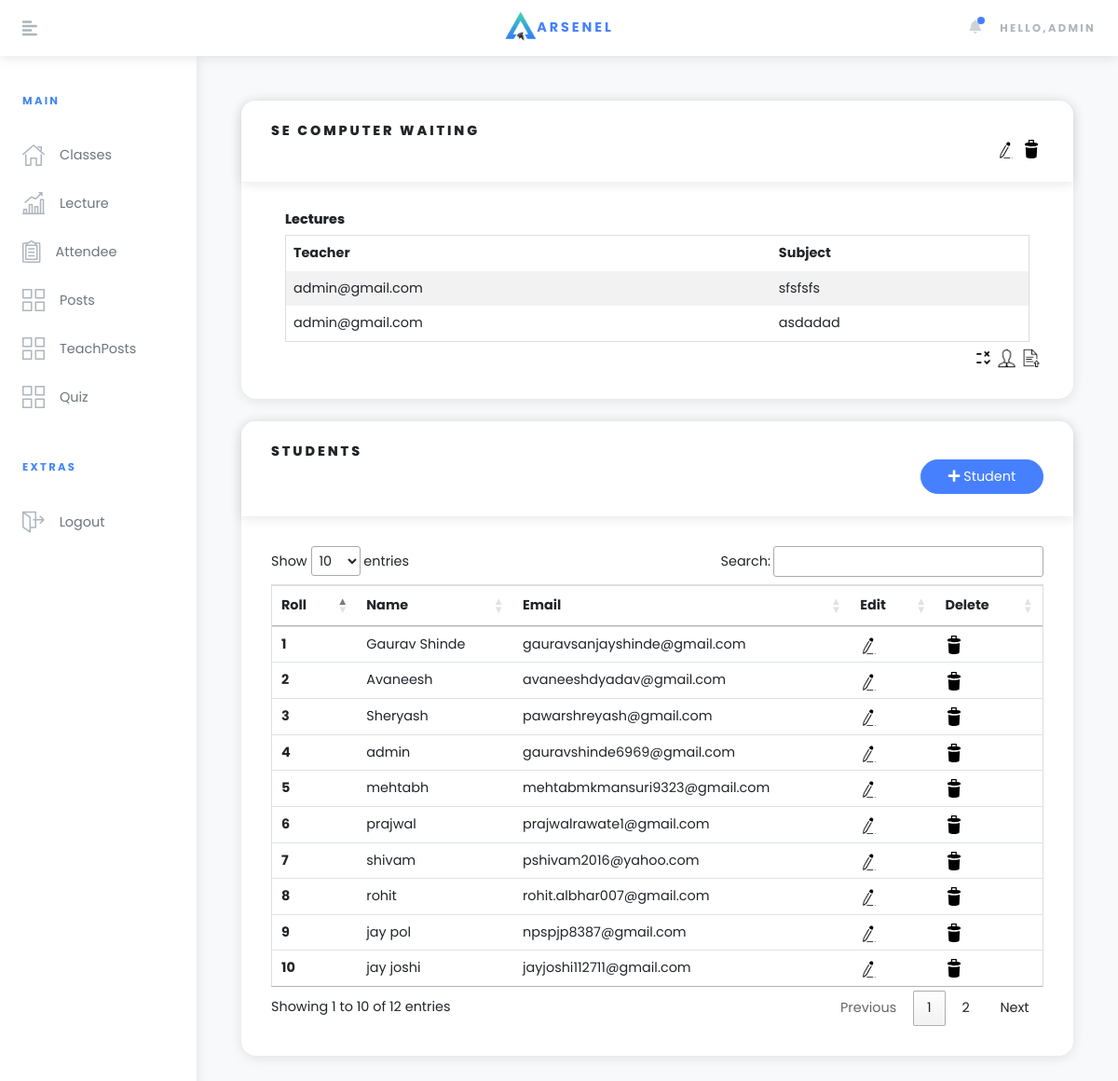
/app1/student/3/view (signed in), run on the app's committed database.
### custom_user/models.py (models this page shows, shortened)
class User(AbstractBaseUser):
	email=models.EmailField(verbose_name="email",max_length=50,unique=True)
	username=models.CharField(max_length=30,unique=True,blank=True)
	date_joined=models.DateTimeField(verbose_name="date joined",auto_now_add=True)
	last_login=models.DateTimeField(verbose_name="last joined",auto_now_add=True)
	is_admin=models.BooleanField(default=False)
	is_active=models.BooleanField(default=True)
	is_staff=models.BooleanField(default=False)
	is_superuser=models.BooleanField(default=False)
	is_teacher=models.BooleanField(default=False)
	is_student=models.BooleanField(default=False)
	USERNAME_FIELD="email"
	REQUIRED_FIELDS=['username']
	objects=MyAccountManager()
	def __str__(self):
		return self.email

### app1/models.py (models this page shows, shortened)
class Section_class(models.Model):
	owner=models.ForeignKey(User,on_delete=models.CASCADE,blank=True,null=True)
	teacher=models.ManyToManyField(User,related_name="members",blank=True)
	year=models.CharField(max_length=20)
	div=models.CharField(max_length=10)
	def __str__(self):
		return "%s %s"%(self.year,self.div)

class Lecture(models.Model):
	user=models.ForeignKey(User,on_delete=models.CASCADE,related_name="child_teach")
	section_class=models.ForeignKey(Section_class,on_delete=models.CASCADE)
	subject=models.CharField(max_length=20)
	lectures_conducted=models.IntegerField(null=True,default=0)

class Students(models.Model):
	section=models.ForeignKey(Section_class,on_delete=models.CASCADE)
	roll=models.CharField(max_length=20,null=True)
	name=models.CharField(max_length=30)
	email=models.EmailField(max_length=50)
	lectures_attended=models.IntegerField(null=True,default=0)

### app1/views.py (the view)
# urls.py: path('student/<int:my_id>/view',student_detail_view,name="stud_view"),
@login_required(login_url='/account/login')
def student_detail_view(request,my_id):
	class_=Section_class.objects.get(id=my_id)
	lecture_list=Lecture.objects.filter(section_class=class_)
	obj=Students.objects.filter(section=my_id)
	if request.POST:								#add student within current class
		form=Student_form(request.POST or None)
		if form.is_valid():
			instance=form.save(commit=False)
			instance.section=Section_class.objects.get(id=my_id)
			instance.save()
			ret="/app1/student/"+str(my_id)+"/view"
			return redirect(ret)     #redirects to current page
	else:
		form=Student_form()
	context={"section":obj,"form":form,"class":class_,'lecture':lecture_list}
	return render(request,"students_view.html",context)

### app1/forms.py
class Student_form(forms.ModelForm):
	roll=forms.CharField(widget=forms.TextInput(
		attrs={
			'class':"form-control",
		}
		))
	name=forms.CharField(widget=forms.TextInput(
		attrs={
			'class':"form-control",
		}
		))
	email=forms.EmailField(max_length=50,widget=forms.TextInput(
		attrs={
			'class':"form-control",
		}
		))
	class Meta:
		model=Students
		fields=("roll","name","email")

### app1/templates/students_view.html (shortened to what this page needs)
{% extends "base.html" %}
{% load static %}
{% block contentquery %}
<link rel="stylesheet" type="text/css" href="https://cdn.datatables.net/1.10.21/css/jquery.dataTables.css">
{% endblock %}
{% block content %}
<link rel="stylesheet" type="text/css" href="https://cdn.datatables.net/1.10.21/css/jquery.dataTables.css">
<div class="page-holder w-100 d-flex flex-wrap">
        <div class="container-fluid px-xl-5">
          <section class="py-5">
            <div class="row">
              <div class="col-lg-12 mb-4">
                <div class="card">
                  <div class="card-header">
                      <h6 class="text-uppercase mb-0">{{class}}</h6>
                      <div style="float: right;">
                        <a href="{% url 'app1:section_edit' my_id=class.id %}" style="margin-right: 3px;" data-toggle="tooltip" title="Edit"><img src="{% static 'icons/edit.svg' %}" style="height:20px;"></a>
						            <a href="{% url 'app1:section_delete' my_id=class.id %}" style="margin-right: 3px;" data-toggle="tooltip" title="Delete"><img src="{% static 'icons/trash-can.svg' %}" style="height:20px;"></a>
                      </div>
                    </div>
                  <div class="card-body">
                    <div class="lectures col-12">
                      <h6>Lectures</h6>
                      <div style="overflow-x:auto;">
                      <table>
                        <tr>
                          <th>Teacher</th>
                          <th>Subject</th>
                        </tr>
                        {% for lect in lecture %}
                        <tr>
                          <td>{{lect.user}}</td>
                          <td>{{lect.subject}}</td>
                        </tr>
                        {% endfor %}
                      </table>
                    </div>
                      <div class="row" style="float: right;margin-top: 6px;">
                        <a href="{% url 'attendance_manager:class_viewer' my_id=class.id %}" style="margin-right: 4px;" data-toggle="tooltip" title="Attendance Manager"><img src="{% static 'icons/attendance-24.png' %}" style="height:20px;"></a>
                        <a href="{% url 'app1:section_teacher' my_id=class.id %}" style="margin-right: 4px;" data-toggle="tooltip" title="Add/Remove Teachers"><img src="{% static 'icons/teacher_manager.png' %}" style="height:23px;"></a>
                        <a href="{% url 'app1:upload' my_id=class.id %}" style="margin-right: 4px;" data-toggle="tooltip" title="Upload students with excel file"><img src="{% static 'icons/upload-document-50.png' %}" style="height:20px;"></a>
                      </div>
                    </div>
                  </div>
                </div>
              </div>
              <div class="col-lg-12 mb-4">
                <div class="card">
                  <div class="card-header">
                    <h6 class="text-uppercase mb-0">Students</h6>
					<button class="btn btn-primary" data-toggle="modal" data-target="#myModal" style="float: right;"><i class="fas fa-plus"></i></span> Student</button>
                  </div>
                  <div class="card-body">
                      <div class="" style="overflow-x:auto;">
                        <table class="table table-hover card-text" id="table_id">
                          <thead>
                            <tr>
                              <th>Roll</th>
                              <th>Name</th>
                              <th>Email</th>
                              <th>Edit</th>
                              <th>Delete</th>
                            </tr>
                          </thead>
                          <tbody>
                            {% for stud in section %}
                            <tr>
                              <th scope="row">{{stud.roll}}</th>
                              <td>{{stud.name}}</td>
                              <td>{{stud.email}}</td>
                              <td><a href="{% url 'app1:stud_edit' my_id=stud.id %}" data-toggle="tooltip" title="Edit"><img src="{% static 'icons/edit.svg' %}" style="height:20px;"></a></td>
                              <td><a href="{% url 'app1:stud_delete' my_id=stud.id %}" data-toggle="tooltip" title="Delete"><img src="{% static 'icons/trash-can.svg' %}" style="height:20px;"></a></td>
                            </tr>
                            {% endfor %}
                          </tbody>
                        </table>
                      </div>
                  </div>
                </div>
              </div></div></section></div>
</div>
{% endblock %}

### app1/templates/base.html (shortened to what this page needs)
<!DOCTYPE html>
<html>
<head>
	{% load static %}
    <link href="https://unpkg.com/gijgo@1.9.13/css/gijgo.min.css" rel="stylesheet" type="text/css" />
	<link rel="stylesheet" type="text/css" href="{% static 'app1/css/bootstrap.css' %}">
	<link rel="stylesheet" type="text/css" href="{% static 'app1/css/master.css' %}">
    <link rel="stylesheet" href="{% static 'bubbly/vendor/bootstrap/css/bootstrap.min.css' %}">
    <link rel="stylesheet" href="https://use.fontawesome.com/releases/v5.3.1/css/all.css">
    <link rel="stylesheet" href="{% static 'bubbly/css/orionicons.css' %}">
    <link rel="stylesheet" href="{% static 'bubbly/css/style.default.css' %}" id="theme-stylesheet">
    <link rel="stylesheet" href="{% static 'bubbly/css/custom.css' %}">
    <link rel="stylesheet" type="text/css" href="{% static 'gijgo/css/gijgo.min.css' %}">
</head>
<body>
{% include 'navbar.html' %}
{% if request.user.is_authenticated %}
 <div class="d-flex align-items-stretch">
			<div id="sidebar"class="sidebar py-3 side25">
				 <div class="text-uppercase px-3 px-lg-4 py-4 font-weight-bold small headings-font-family" style="color: #4287f5">MAIN</div>
				 {% if request.user.is_teacher %}
        <ul class="impona sidebar-menu list-unstyled">
        		<li class="sidebar-list-item"><a href="{% url 'app1:section' %}" class="mwidth sidebar-link text-muted"><i class="o-home-1 mr-3 text-gray"></i><span>Classes</span></a></li>
              <li class="sidebar-list-item"><a href="{% url 'app1:lectures' %}" class="mwidth sidebar-link text-muted"><i class="o-sales-up-1 mr-3 text-gray"></i><span>Lecture</span></a></li>
              <li class="sidebar-list-item"><a href="{% url 'app1:attendance' %}" class="mwidth sidebar-link text-muted"><i class="o-survey-1 mr-3 text-gray"></i><span>Attendee</span></a></li>
          <li class="sidebar-list-item"><a href="{% url 'bloggy:posts' %}"  class="mwidth sidebar-link text-muted"><i class="o-wireframe-1 mr-3 text-gray"></i><span>Posts</span></a>
          </li>
          <li class="sidebar-list-item"><a href="{% url 'bloggy:myTeachposts' %}"  class="mwidth sidebar-link text-muted"><i class="o-wireframe-1 mr-3 text-gray"></i><span>TeachPosts</span></a>
          </li>
          <li class="sidebar-list-item"><a href="{% url 'quizzes:quizy' %}"  class="mwidth sidebar-link text-muted"><i class="o-wireframe-1 mr-3 text-gray"></i><span>Quiz</span></a>
          </li>
        </ul>
        {% else %}
         <ul class="impona sidebar-menu list-unstyled">
         	<li class="sidebar-list-item"><a href="#" class="mwidth sidebar-link text-muted"><i class="o-survey-1 mr-3 text-gray"></i><span>You are not verified</span></a></li>
         </ul>
        {% endif %}
        <div class="text-uppercase px-3 px-lg-4 py-4 font-weight-bold small headings-font-family" style="color: #4287f5">EXTRAS</div>
        <ul class="impona sidebar-menu list-unstyled">
        	<li class="sidebar-list-item"><a href="{% url 'custom_user:logout' %}" class="mwidth sidebar-link text-muted"><i class="o-exit-1 mr-3 text-gray"></i><span>Logout</span></a></li>
        </ul>
			</div>
    		{% block content %}{% endblock %}
 </div>
 {% endif %}
   {% block contentquery %}{% endblock %}
</body>
</html>

### app1/templates/navbar.html (shortened to what this page needs)
{% load static %}
      <nav class="navbar navbar-expand-lg px-4 py-2 bg-white shadow sticky-top" style="height: 60px;"><a class="sidebar-toggler text-gray-500 mr-4 mr-lg-5 lead"><i class="fas fa-align-left"></i></a><a href="{% url 'root' %}" class="navbar-brand font-weight-bold text-uppercase text-base"><img src="{% static 'Logos/apple-icon-180x180.png' %}" style="height: 35px;">ARSENEL</a>
        <ul class="ml-auto d-flex align-items-center list-unstyled mb-0">
         {% if request.user.is_authenticated %}
         <li class="nav-item dropdown mr-3"><a id="notifications" href="http://example.com" data-toggle="dropdown" aria-haspopup="true" aria-expanded="false" class="nav-link dropdown-toggle text-gray-400 px-1"><i class="fa fa-bell"></i><span class="notification-icon"></span></a>
        </li>
          <li class="nav-item dropdown ml-auto">
            <a id="userInfo" href="#" data-toggle="dropdown" aria-haspopup="true" aria-expanded="false" class="text-gray-500 dropdown-toggle text-uppercase  font-weight-bold small">Hello,{{request.user.username}}</a>
          </li>
          {% endif %}
        </ul>
      </nav>

### static/app1/css/master.css (style rules this page uses)
* { box-sizing: border-box }
table { border-collapse: collapse; border-spacing: 0; width: 100%; border: 1px solid #ddd; }
th, td { text-align: left; padding: 8px; }
tr:nth-child(even) { background-color: #f2f2f2 }
nav { background-color: #0388fc; z-index: 2; }

### data on the page
User: user.username "ADMIN"
Section_class: year+div "SE COMPUTER WAITING"
Lecture: user "admin@gmail.com", subject "sfsfsfs"
Lecture: user "admin@gmail.com", subject "asdadad"
Students: roll "1", name "Gaurav Shinde", email "gauravsanjayshinde@gmail.com"
Students: roll "2", name "Avaneesh", email "avaneeshdyadav@gmail.com"
Students: roll "3", name "Sheryash", email "pawarshreyash@gmail.com"
Students: roll "4", name "admin", email "gauravshinde6969@gmail.com"
Students: roll "5", name "mehtabh", email "mehtabmkmansuri9323@gmail.com"
Students: roll "6", name "prajwal", email "prajwalrawate1@gmail.com"
Students: roll "7", name "shivam", email "pshivam2016@yahoo.com"
Students: roll "8", name "rohit", email "rohit.albhar007@gmail.com"
Students: roll "9", name "jay pol", email "npspjp8387@gmail.com"
Students: roll "10", name "jay joshi", email "jayjoshi112711@gmail.com"
